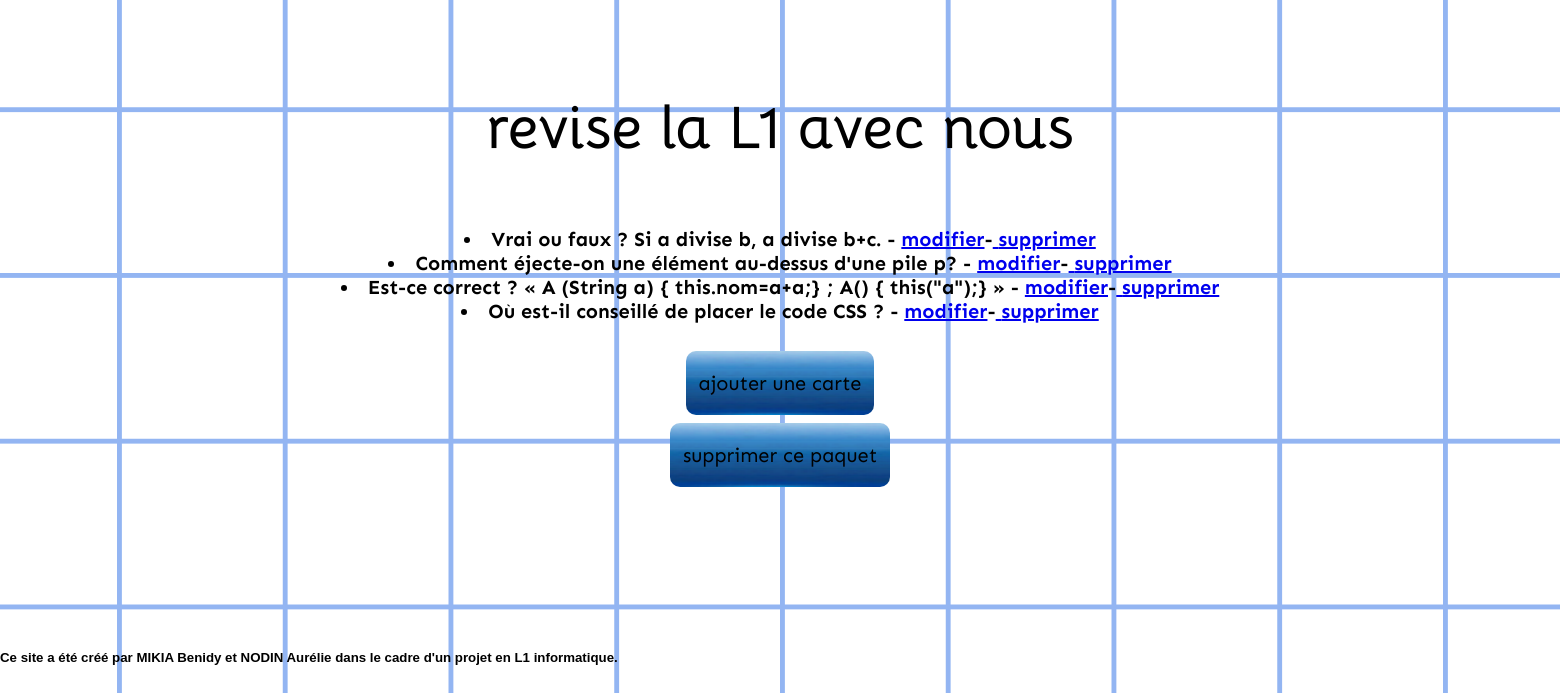
Page /memoria/editionpaquet.php?p=1 (signed in) on the committed database.
### tables this page shows
CREATE TABLE IF NOT EXISTS `paquets` (
  `id` int(11) NOT NULL AUTO_INCREMENT,
  `nom` varchar(30) NOT NULL,
  `id_user` int(11) NOT NULL,
  PRIMARY KEY (`id`),
  UNIQUE KEY `nom` (`nom`)
);

CREATE TABLE IF NOT EXISTS `cartes_questions` (
  `id` int(11) NOT NULL AUTO_INCREMENT,
  `id_user` int(11) NOT NULL,
  `matiere` text NOT NULL,
  `question` text NOT NULL,
  `id_paquet` int(11) NOT NULL,
  PRIMARY KEY (`id`),
  KEY `fk_id_paquet` (`id_paquet`)
);

### memoria/editionpaquet.php (the view, shortened to what this page needs)
<?php
$connex = connexion_bd();
$numero =(int)$_GET['p'];
$req = "SELECT * FROM paquets WHERE id =".$numero."";
$ligne = mysqli_query($connex, $req);
$res = mysqli_fetch_assoc($ligne);
$req = "SELECT * FROM cartes_questions WHERE id_paquet=".$numero."";
$ligne_question = mysqli_query($connex, $req);
?>
<!DOCTYPE html>
	<html lang ="fr">
	<head>
		<link rel="stylesheet" type="text/css" href="css/editionpaquet.css">
	</head>
	<body >
		<h1><?php echo $res['nom'] ?> </h1>
		<div class="accueil">
		</div>
		<div class="retour">
		</div>
		<div class="content">
			<?php while($tab = mysqli_fetch_assoc($ligne_question)){ ?>
				<li><?=htmlspecialchars($tab['question']) ?> - <a href="editioncarte.php?p=<?php echo $numero ?>&id=<?=htmlspecialchars($tab['id']) ?>">   modifier</a>-<a href="suppressioncarte.php?id=<?php echo htmlspecialchars( $tab['id']) ?>&p=<?php echo $numero ?>">   supprimer</a></li>
			<?php }?>
			<br>
			<br>
			<div class="add">
				<a href="creationcartes.php?p=<?php echo $numero?>">ajouter une carte</a> <br> <br> <br>
				<a href="suppressionpaquet.php?p=<?php echo $numero ?>">supprimer ce paquet</a>
			</div>
		</div>
		<footer>
			<h5>
				Ce site a été créé par MIKIA Benidy et NODIN Aurélie dans le cadre d'un projet en L1 informatique.
			</h5>
		</footer>
	</body>
	</html>

### memoria/css/editionpaquet.css (style rules this page uses)
body { padding: 0px; margin: 0px; background: url("../img/background2.png") ; -webkit-background-size: cover; -moz-background-size: cover; -o-background-size: cover; }
h1 { font-family: "Bellota-Bold", sans-serif; font-size: 60px; color : black; text-align: center; position: relative; top : 50px; }
div.content, p { z-index: 2; font-family: "Sen-Bold", sans-serif; text-align: center; font-size: 20px; }
div.add a { border-radius: 10px; width : 270px; background-image: url("../img/editer4.png") ; background-position: center; background-size: no-repeat; padding: 20px 13px; font-family: "Sen-Regular", sans-serif; text-decoration: none; color: black; }
footer { font-family: "Amiri-Regular", sans-serif; color : black; }

### rows in the picture
paquets: nom "revise la L1 avec nous"
cartes_questions: question "Vrai ou faux ? Si a divise b, a divise b+c."
cartes_questions: question "Comment éjecte-on une élément au-dessus d'une pile p?"
cartes_questions: question "Est-ce correct ? « A (String a) { this.nom=a+a;} ; A() { this(\"a\");} »"
cartes_questions: question "Où est-il conseillé de placer le code CSS ?"
